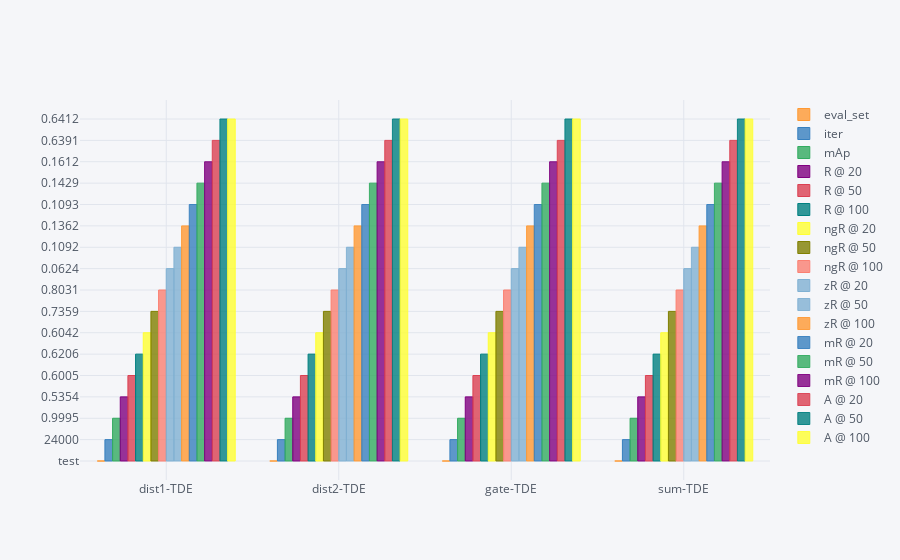

Notebook cell for this chart:
### Code cell
fig = _df.iplot(kind="bar", x=keys, categories='label')

### Figure 1 — Plotly figure (JSON) as saved in the notebook; plotly's stock layout.template omitted (floating-point values rounded to 4 significant figures)
{"data": [{"marker": {"color": "rgba(255, 153, 51, 0.8)", "line": {"color": "rgba(255, 153, 51, 1.0)", "width": 1}}, "name": "eval_set", "orientation": "v", "text": "", "type": "bar", "x": ["dist1-TDE", "dist2-TDE", "gate-TDE", "sum-TDE"], "y": ["test", "test", "test", "test"]}, {"marker": {"color": "rgba(55, 128, 191, 0.8)", "line": {"color": "rgba(55, 128, 191, 1.0)", "width": 1}}, "name": "iter", "orientation": "v", "text": "", "type": "bar", "x": ["dist1-TDE", "dist2-TDE", "gate-TDE", "sum-TDE"], "y": ["24000", "24000", "24000", "24000"]}, {"marker": {"color": "rgba(50, 171, 96, 0.8)", "line": {"color": "rgba(50, 171, 96, 1.0)", "width": 1}}, "name": "mAp", "orientation": "v", "text": "", "type": "bar", "x": ["dist1-TDE", "dist2-TDE", "gate-TDE", "sum-TDE"], "y": ["0.9995", "0.9995", "0.9995", "0.9995"]}, {"marker": {"color": "rgba(128, 0, 128, 0.8)", "line": {"color": "rgba(128, 0, 128, 1.0)", "width": 1}}, "name": "R @ 20", "orientation": "v", "text": "", "type": "bar", "x": ["dist1-TDE", "dist2-TDE", "gate-TDE", "sum-TDE"], "y": ["0.5354", "0.5354", "0.5354", "0.5354"]}, {"marker": {"color": "rgba(219, 64, 82, 0.8)", "line": {"color": "rgba(219, 64, 82, 1.0)", "width": 1}}, "name": "R @ 50", "orientation": "v", "text": "", "type": "bar", "x": ["dist1-TDE", "dist2-TDE", "gate-TDE", "sum-TDE"], "y": ["0.6005", "0.6005", "0.6005", "0.6005"]}, {"marker": {"color": "rgba(0, 128, 128, 0.8)", "line": {"color": "rgba(0, 128, 128, 1.0)", "width": 1}}, "name": "R @ 100", "orientation": "v", "text": "", "type": "bar", "x": ["dist1-TDE", "dist2-TDE", "gate-TDE", "sum-TDE"], "y": ["0.6206", "0.6206", "0.6206", "0.6206"]}, {"marker": {"color": "rgba(255, 255, 51, 0.8)", "line": {"color": "rgba(255, 255, 51, 1.0)", "width": 1}}, "name": "ngR @ 20", "orientation": "v", "text": "", "type": "bar", "x": ["dist1-TDE", "dist2-TDE", "gate-TDE", "sum-TDE"], "y": ["0.6042", "0.6042", "0.6042", "0.6042"]}, {"marker": {"color": "rgba(128, 128, 0, 0.8)", "line": {"color": "rgba(128, 128, 0, 1.0)", "width": 1}}, "name": "ngR @ 50", "orientation": "v", "text": "", "type": "bar", "x": ["dist1-TDE", "dist2-TDE", "gate-TDE", "sum-TDE"], "y": ["0.7359", "0.7359", "0.7359", "0.7359"]}, {"marker": {"color": "rgba(251, 128, 114, 0.8)", "line": {"color": "rgba(251, 128, 114, 1.0)", "width": 1}}, "name": "ngR @ 100", "orientation": "v", "text": "", "type": "bar", "x": ["dist1-TDE", "dist2-TDE", "gate-TDE", "sum-TDE"], "y": ["0.8031", "0.8031", "0.8031", "0.8031"]}, {"marker": {"color": "rgba(128, 177, 211, 0.8)", "line": {"color": "rgba(128, 177, 211, 1.0)", "width": 1}}, "name": "zR @ 20", "orientation": "v", "text": "", "type": "bar", "x": ["dist1-TDE", "dist2-TDE", "gate-TDE", "sum-TDE"], "y": ["0.0624", "0.0624", "0.0624", "0.0624"]}, {"marker": {"color": "rgba(128, 177, 211, 0.8)", "line": {"color": "rgba(128, 177, 211, 0.8999999999999999)", "width": 1}}, "name": "zR @ 50", "orientation": "v", "text": "", "type": "bar", "x": ["dist1-TDE", "dist2-TDE", "gate-TDE", "sum-TDE"], "y": ["0.1092", "0.1092", "0.1092", "0.1092"]}, {"marker": {"color": "rgba(255, 153, 51, 0.8)", "line": {"color": "rgba(255, 153, 51, 0.8999999999999999)", "width": 1}}, "name": "zR @ 100", "orientation": "v", "text": "", "type": "bar", "x": ["dist1-TDE", "dist2-TDE", "gate-TDE", "sum-TDE"], "y": ["0.1362", "0.1362", "0.1362", "0.1362"]}, {"marker": {"color": "rgba(55, 128, 191, 0.8)", "line": {"color": "rgba(55, 128, 191, 0.8999999999999999)", "width": 1}}, "name": "mR @ 20", "orientation": "v", "text": "", "type": "bar", "x": ["dist1-TDE", "dist2-TDE", "gate-TDE", "sum-TDE"], "y": ["0.1093", "0.1093", "0.1093", "0.1093"]}, {"marker": {"color": "rgba(50, 171, 96, 0.8)", "line": {"color": "rgba(50, 171, 96, 0.8999999999999999)", "width": 1}}, "name": "mR @ 50", "orientation": "v", "text": "", "type": "bar", "x": ["dist1-TDE", "dist2-TDE", "gate-TDE", "sum-TDE"], "y": ["0.1429", "0.1429", "0.1429", "0.1429"]}, {"marker": {"color": "rgba(128, 0, 128, 0.8)", "line": {"color": "rgba(128, 0, 128, 0.8999999999999999)", "width": 1}}, "name": "mR @ 100", "orientation": "v", "text": "", "type": "bar", "x": ["dist1-TDE", "dist2-TDE", "gate-TDE", "sum-TDE"], "y": ["0.1612", "0.1612", "0.1612", "0.1612"]}, {"marker": {"color": "rgba(219, 64, 82, 0.8)", "line": {"color": "rgba(219, 64, 82, 0.8999999999999999)", "width": 1}}, "name": "A @ 20", "orientation": "v", "text": "", "type": "bar", "x": ["dist1-TDE", "dist2-TDE", "gate-TDE", "sum-TDE"], "y": ["0.6391", "0.6391", "0.6391", "0.6391"]}, {"marker": {"color": "rgba(0, 128, 128, 0.8)", "line": {"color": "rgba(0, 128, 128, 0.8999999999999999)", "width": 1}}, "name": "A @ 50", "orientation": "v", "text": "", "type": "bar", "x": ["dist1-TDE", "dist2-TDE", "gate-TDE", "sum-TDE"], "y": ["0.6412", "0.6412", "0.6412", "0.6412"]}, {"marker": {"color": "rgba(255, 255, 51, 0.8)", "line": {"color": "rgba(255, 255, 51, 0.8999999999999999)", "width": 1}}, "name": "A @ 100", "orientation": "v", "text": "", "type": "bar", "x": ["dist1-TDE", "dist2-TDE", "gate-TDE", "sum-TDE"], "y": ["0.6412", "0.6412", "0.6412", "0.6412"]}], "layout": {"legend": {"bgcolor": "#F5F6F9", "font": {"color": "#4D5663"}}, "paper_bgcolor": "#F5F6F9", "plot_bgcolor": "#F5F6F9", "title": {"font": {"color": "#4D5663"}}, "xaxis": {"gridcolor": "#E1E5ED", "showgrid": true, "tickfont": {"color": "#4D5663"}, "title": {"font": {"color": "#4D5663"}, "text": ""}, "zerolinecolor": "#E1E5ED"}, "yaxis": {"gridcolor": "#E1E5ED", "showgrid": true, "tickfont": {"color": "#4D5663"}, "title": {"font": {"color": "#4D5663"}, "text": ""}, "zerolinecolor": "#E1E5ED"}}}
